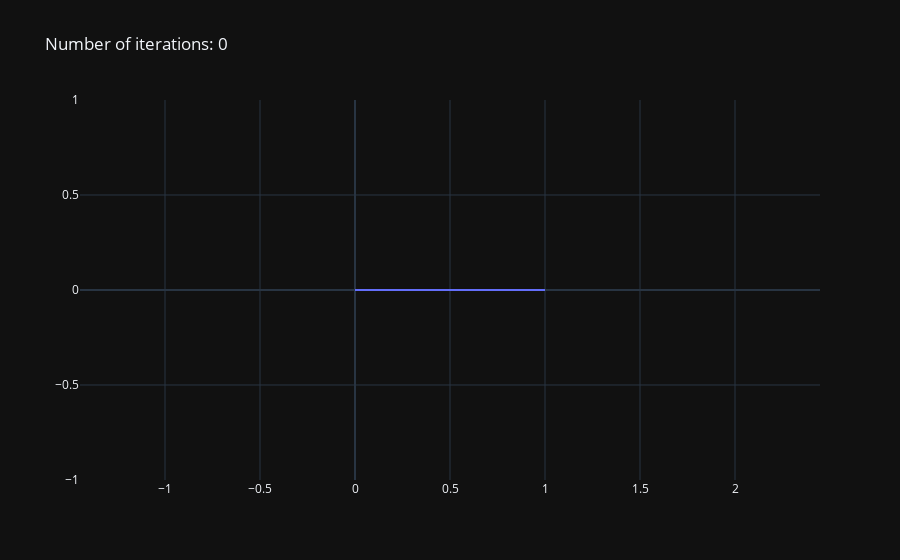
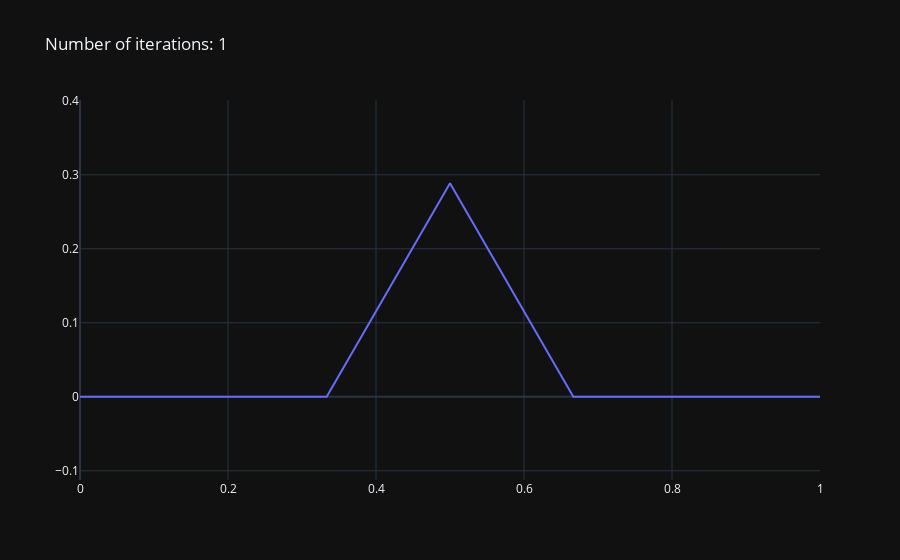
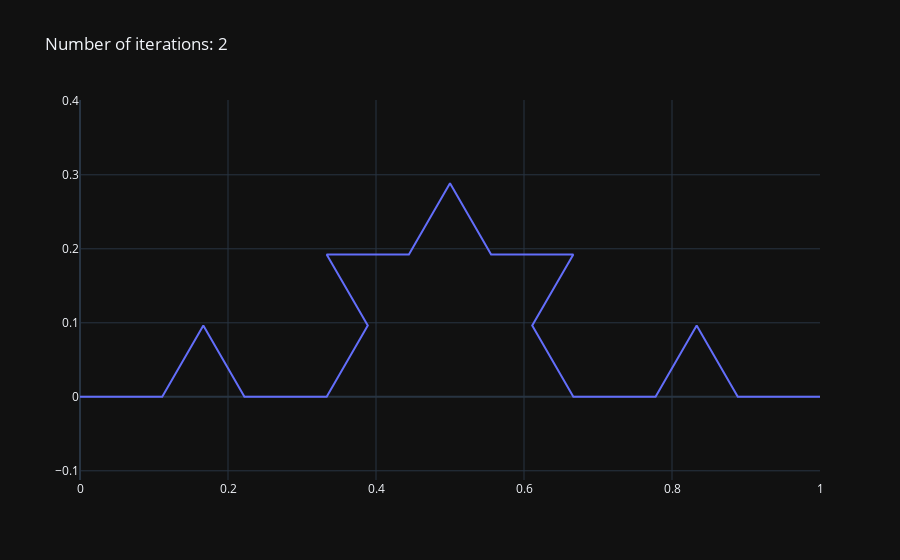
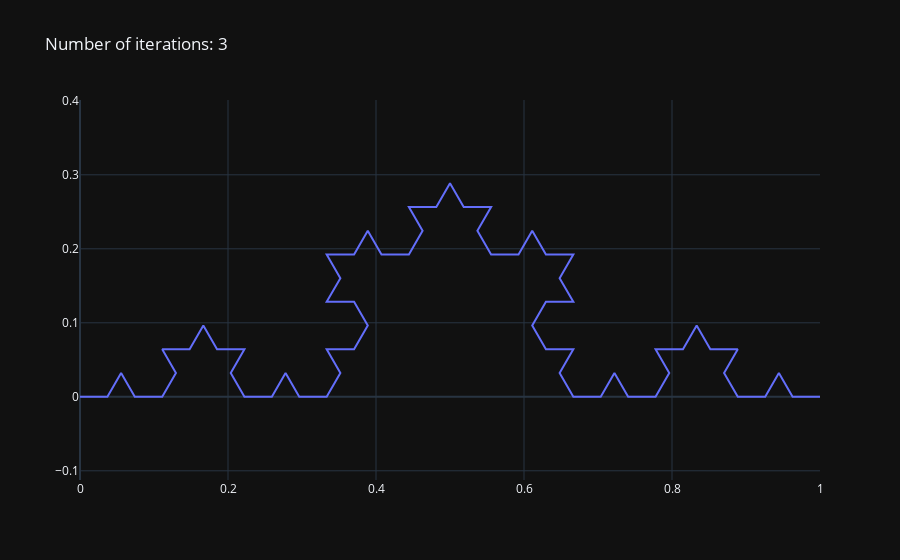

Notebook code cell kept with these figures, in order:
### Code cell
A = (0,0)
B = (1,0)
C = (1/2, sqrt(3)/2)
for i in range(5):
    draw_curve(generate_vertices(A,B,i), f"Number of iterations: {i}")

### Figure 1 — Plotly figure (JSON) as saved in the notebook; plotly's stock layout.template omitted (floating-point values rounded to 4 significant figures)
{"data": [{"line": {"width": 2}, "mode": "lines", "type": "scatter", "x": [0, 1], "y": [0, 0]}], "layout": {"showlegend": false, "title": {"text": "Number of iterations: 0"}, "xaxis": {"scaleanchor": "y"}, "yaxis": {"scaleanchor": "x"}}}

### Figure 2 — Plotly figure (JSON) as saved in the notebook; plotly's stock layout.template omitted (floating-point values rounded to 4 significant figures)
{"data": [{"line": {"width": 2}, "mode": "lines", "type": "scatter", "x": [0, 0.3333, 0.5, 0.6667, 1], "y": [0, 0, 0.2887, 0, 0]}], "layout": {"showlegend": false, "title": {"text": "Number of iterations: 1"}, "xaxis": {"scaleanchor": "y"}, "yaxis": {"scaleanchor": "x"}}}

### Figure 3 — Plotly figure (JSON) as saved in the notebook; plotly's stock layout.template omitted (floating-point values rounded to 4 significant figures)
{"data": [{"line": {"width": 2}, "mode": "lines", "type": "scatter", "x": [0, 0.1111, 0.1667, 0.2222, 0.3333, 0.3889, 0.3333, 0.4444, 0.5, 0.5556, 0.6667, 0.6111, 0.6667, 0.7778, 0.8333, 0.8889, 1], "y": [0, 0, 0.09623, 0, 0, 0.09623, 0.1925, 0.1925, 0.2887, 0.1925, 0.1925, 0.09623, 0, 0, 0.09623, 0, 0]}], "layout": {"showlegend": false, "title": {"text": "Number of iterations: 2"}, "xaxis": {"scaleanchor": "y"}, "yaxis": {"scaleanchor": "x"}}}

### Figure 4 — Plotly figure (JSON) as saved in the notebook; plotly's stock layout.template omitted (floating-point values rounded to 4 significant figures)
{"data": [{"line": {"width": 2}, "mode": "lines", "type": "scatter", "x": [0, 0.03704, 0.05556, 0.07407, 0.1111, 0.1296, 0.1111, 0.1481, 0.1667, 0.1852, 0.2222, 0.2037, 0.2222, 0.2593, 0.2778, 0.2963, 0.3333, 0.3519, 0.3333, 0.3704, 0.3889, 0.3704, 0.3333, 0.3519, 0.3333, 0.3704, 0.3889, 0.4074, 0.4444, 0.463, 0.4444, 0.4815, 0.5, 0.5185, 0.5556, 0.537, 0.5556, 0.5926, 0.6111, 0.6296, 0.6667, 0.6481, 0.6667, 0.6296, 0.6111, 0.6296, 0.6667, 0.6481, 0.6667, 0.7037, 0.7222, 0.7407, 0.7778, 0.7963, 0.7778, 0.8148, 0.8333, 0.8519, 0.8889, 0.8704, 0.8889, 0.9259, 0.9444, 0.963, 1], "y": [0, 0, 0.03208, 0, 0, 0.03208, 0.06415, 0.06415, 0.09623, 0.06415, 0.06415, 0.03208, 0, 0, 0.03208, 0, 0, 0.03208, 0.06415, 0.06415, 0.09623, 0.1283, 0.1283, 0.1604, 0.1925, 0.1925, 0.2245, 0.1925, 0.1925, 0.2245, 0.2566, 0.2566, 0.2887, 0.2566, 0.2566, 0.2245, 0.1925, 0.1925, 0.2245, 0.1925, 0.1925, 0.1604, 0.1283, 0.1283, 0.09623, 0.06415, 0.06415, 0.03208, 0, 0, 0.03208, 0, 0, 0.03208, 0.06415, 0.06415, 0.09623, 0.06415, 0.06415, 0.03208, 0, 0, 0.03208, 0, 0]}], "layout": {"showlegend": false, "title": {"text": "Number of iterations: 3"}, "xaxis": {"scaleanchor": "y"}, "yaxis": {"scaleanchor": "x"}}}
